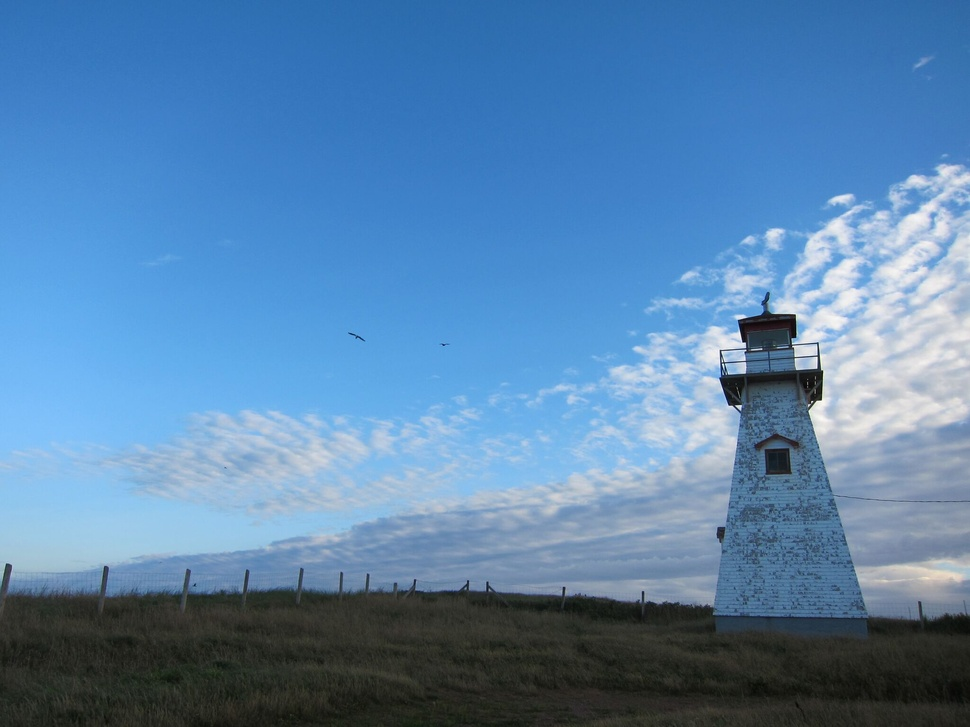
#> input picture healey_1.jpeg, 970 x 727 px, shrunk from 2048 x 1536 before the run
$ python photofilter.py
#> lines starting #> are read from the running program, lines starting #| are printed output that depends on the picture
# Anjali Mangla
# Image Filter Class Activity
# Sources: https://pythontic.com/image-processing/pillow/blend (blending)
from PIL import Image
import math
import colorsys

path1 = input("What is the name of the image you would like to filter? ")
#> the answer given: healey_1.jpeg
# path = "healey_1.jpeg" # Your image path
img = Image.open(path1)
#> img is the input picture: PIL image 970x727 RGB; mean R, G, B 88.7, 131.3, 172.5
imgx, imgy = img.size
#> imgx = 970; imgy = 727
newimg = Image.new("RGB", (imgx, imgy))
#> newimg: PIL image 970x727 RGB; every value is 0
for x in range(1, imgx-1):  # ignore the edge pixels for simplicity (1 to width-1)
    for y in range(1, imgy-1): # ignore edge pixels for simplicity (1 to height-1)

        # # initialise Gx to 0 and Gy to 0 for every pixel
        # Gx = 0
        # Gy = 0

        # top left pixel
        p = img.getpixel((x,y))
        r = p[0]
        g = p[1]
        b = p[2]

        r = y/64
        g = (g/500)
        b = (b/300)

        r,g,b = colorsys.hsv_to_rgb(r,g,b)

        newimg.putpixel((x,y),((int(r*256)),(int(g*256)),(int(b*256))))
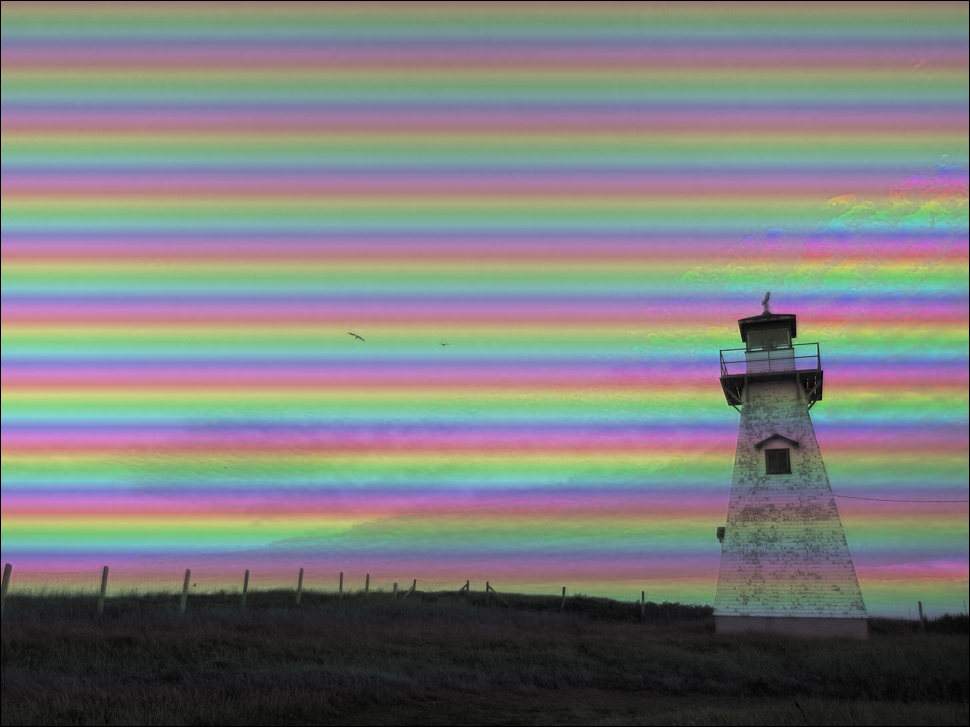
#> newimg: PIL image 970x727 RGB; mean R, G, B 124.1, 124.4, 123.9
#newimg.show()
newimg.save("horizontallines.png", "PNG")
path2 = "horizontallines.png"
img1 = Image.open(path2)
imgx, imgy = img.size
img2 = Image.new("RGB", (imgx, imgy))

for y in range(1, imgy-1):
	for x in range(1, imgx-1):
		p = img.getpixel((x,y))
		r = p[0]
		g = p[1]
		b = p[2]

		r = x/64
		g = (g/500)
		b = (b/300)

		r,g,b = colorsys.hsv_to_rgb(r,g,b)

		img2.putpixel((x,y),(int(r*256),int(g*256),int(b*256)))
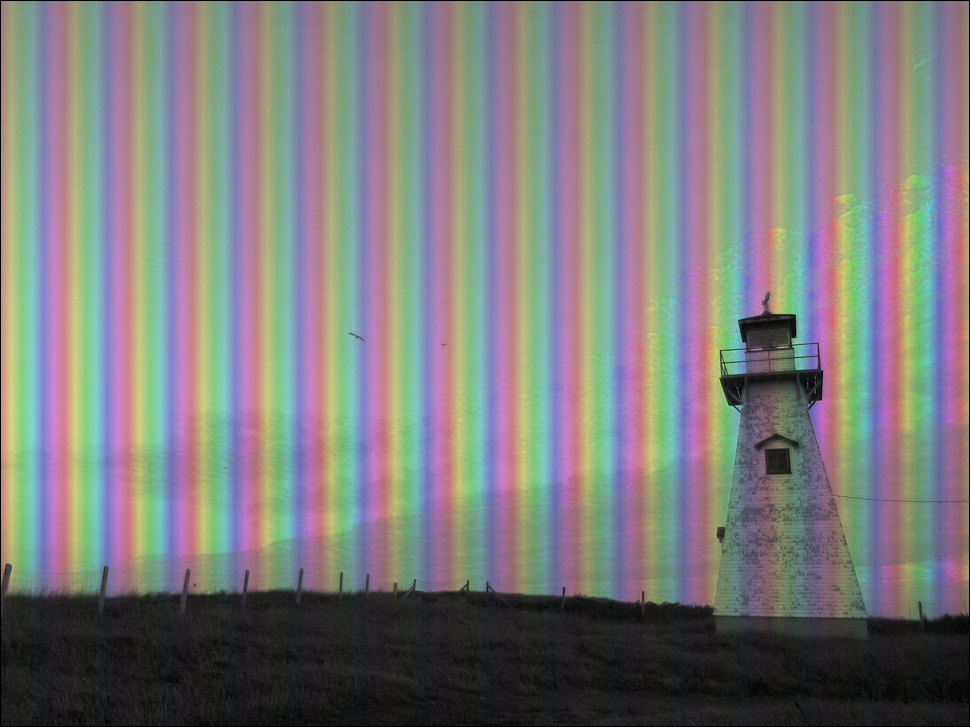
#> img2: PIL image 970x727 RGB; mean R, G, B 124.4, 124.2, 123.9

#img2.show()
img2.save("verticallines.png", "PNG")

path3 = "verticallines.png"
# Take two images for blending them together
image1 = Image.open(path2)
image2 = Image.open(path3)

# Make sure images got an alpha channel
image3 = image1.convert("RGBA")
image4 = image2.convert("RGBA")

# alpha-blend the images with varying values of alpha
alphaBlended = Image.blend(image3, image4, alpha=.6)
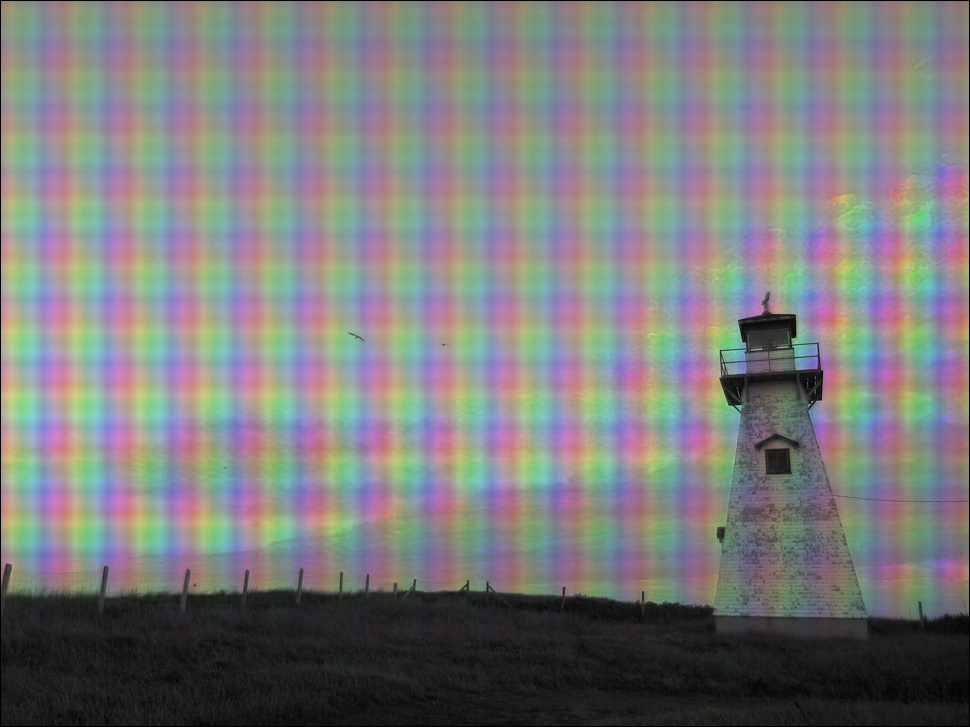
#> alphaBlended: PIL image 970x727 RGBA; mean R, G, B, A 124, 123.9, 123.6, 255

# Display the alpha-blended images
alphaBlended.show()

alphaBlended.save("filteredphoto.png")

$ run again, with periodictable.png saved as healey_1.jpeg
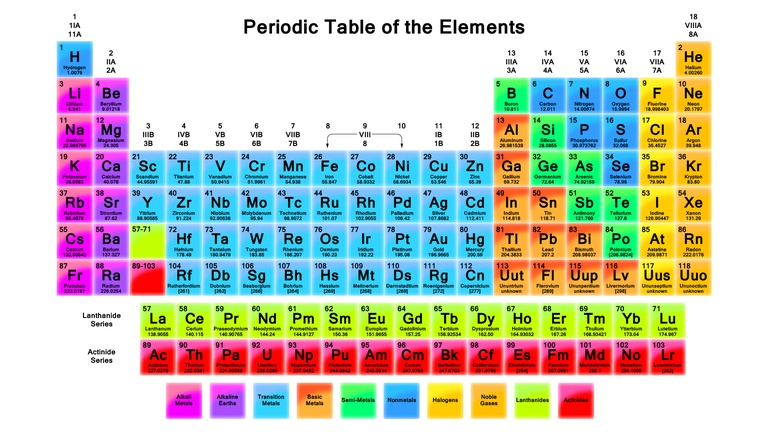
#> input picture periodictable.png, 768 x 432 px
#> img is the input picture: PIL image 768x432 RGB; mean R, G, B 200.1, 202.7, 192.7
#> after the loop `for y in range(1, imgy-1):`:
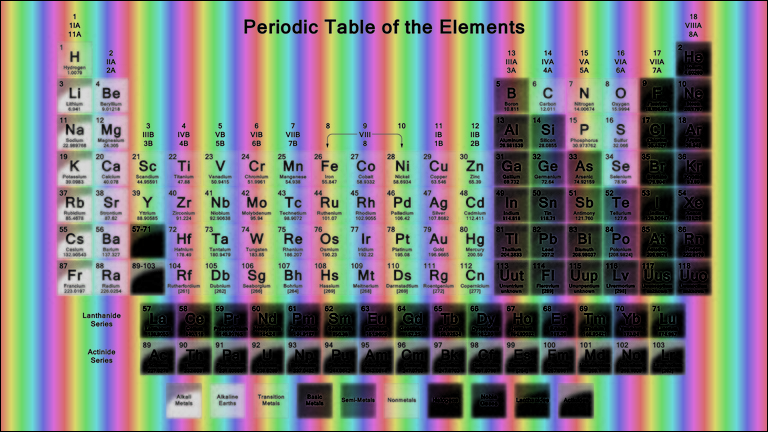
#> img2: PIL image 768x432 RGB; mean R, G, B 125.2, 126.7, 126.5
#> `alphaBlended = Image.blend(image3, image4, alpha=.6)`:
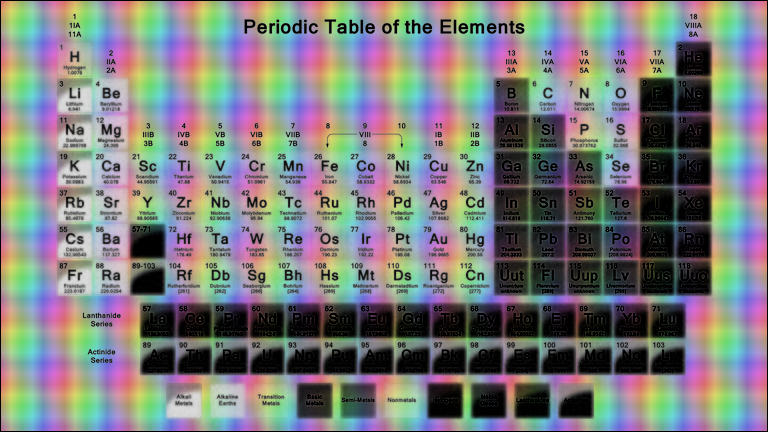
#> alphaBlended: PIL image 768x432 RGBA; mean R, G, B, A 124.9, 126.5, 125.7, 255
